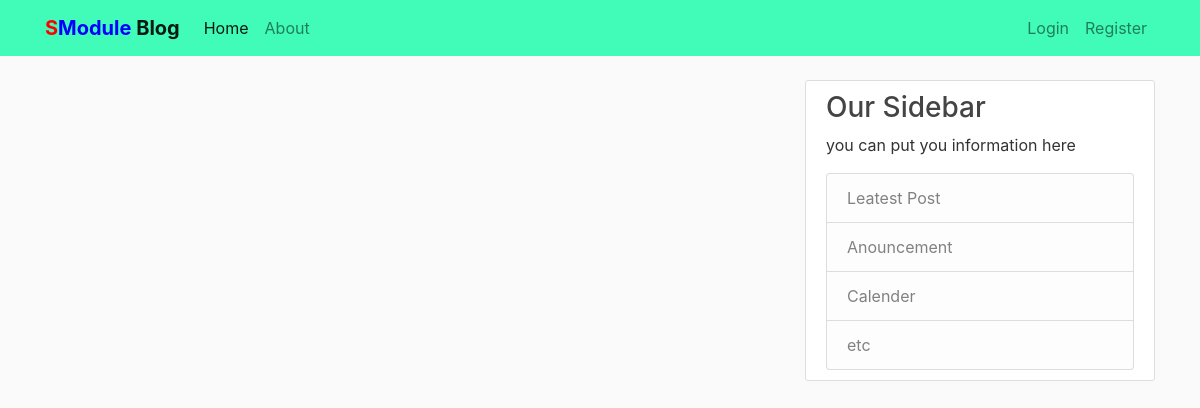
/, run on an earlier commit of the app's database.
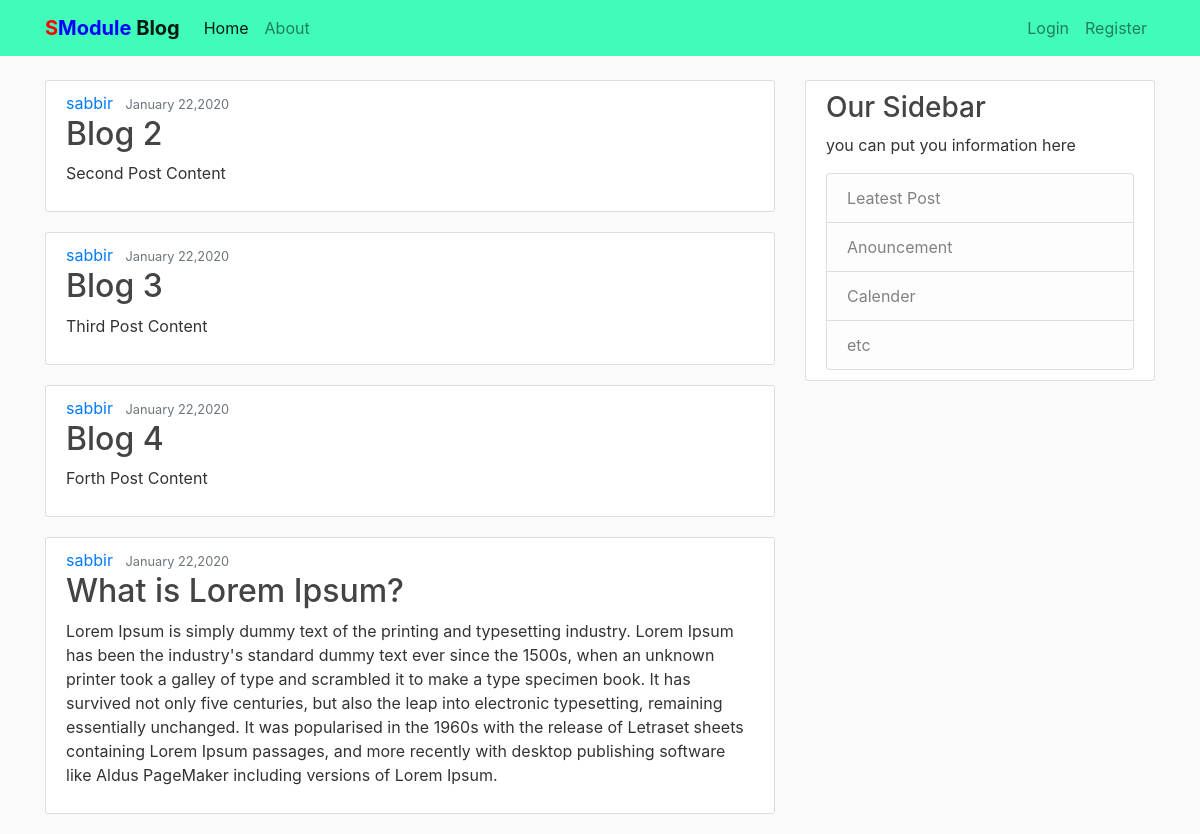
And on a later commit of the database.
### blog/models.py (models this page shows, shortened)
class Posts(models.Model):
    title = models.CharField(max_length=100)
    content = models.TextField()
    date_posted = models.DateTimeField(default=timezone.now)
    author = models.ForeignKey(User, on_delete=models.CASCADE)

### blog/views.py (the view)
# urls.py: 2. Add a URL to urlpatterns:  path('', views.home, name='home')
def home(request):
    context = {
        'posts':Posts.objects.all()
    }
    return render(request,'blog/home.html', context)

### blog/templates/blog/home.html
{% extends "blog/base.html" %}
{% block content %}
    {% for post in posts %}
      <article class="media content-section">
        <div class="media-body">
          <div class="article-metadata">
            <a href="#" class="mr-2">{{ post.author }}</a>
            <small class="text-muted">{{ post.date_posted|date:"F d,Y" }}</small>
          </div>
          <h2><a class="article-title" href="#">{{ post.title }}</a></h2>
          <p class="article-content">{{ post.content }}</p>
        </div>
      </article>
    {% endfor %}
{% endblock %}

### blog/templates/blog/base.html (shortened to what this page needs)
{% load static %}
<!DOCTYPE html>
<html lang="en" dir="ltr">
  <head>
    <link rel="stylesheet" href="https://stackpath.bootstrapcdn.com/bootstrap/4.4.1/css/bootstrap.min.css">
    <link rel="stylesheet" type="text/css" href="{% static 'blog/main.css' %}">
  </head>
  <body>
    <header>
      <nav class="navbar navbar-expand-lg navbar-light bg-light" style="background-color: #40FCB8 !important;">
        <div class="container">
          <div class="collapse navbar-collapse" id="navbarTogglerDemo01">
            <a class="navbar-brand" href="{% url 'blog-home' %}" style="font-weight:bold;"><span style="color:red;font-size:20px;">S</span><span style="color:blue;font-size:20px;">Module</span> Blog</a>
            <ul class="navbar-nav mr-auto mt-2 mt-lg-0">
              <li class="nav-item active">
                <a class="nav-link" href="{% url 'blog-home' %}">Home</a>
              </li>
              <li class="nav-item">
                <a class="nav-link" href="{% url 'blog-about' %}">About</a>
              </li>
            </ul>
            <div class="navbar-nav">
              {% if user.is_authenticated %}
                <a class="nav-item nav-link" href="{% url 'profile' %}">Profile</a>
                <a class="nav-item nav-link" href="{% url 'logout' %}">Logout</a>
              {% else %}
                <a class="nav-item nav-link" href="{% url 'login' %}">Login</a>
                <a class="nav-item nav-link" href="{% url 'register' %}">Register</a>
              {% endif %}
            </div>
          </div>
        </div>
      </nav>
    </header>
    <main class="container " role="main">
      <br>
      <div class="row " >
        <div class="col-md-8">
          {% block content %} {% endblock %}
        </div>
        <div class="col-md-4">
          <div class="content-section">
            <h3>Our Sidebar</h3>
            <p>you can put you information here</p>
            <ul class="list-group">
              <li class="list-group-item list-group-item-light" >Leatest Post</li>
              <li class="list-group-item list-group-item-light" >Anouncement</li>
              <li class="list-group-item list-group-item-light" >Calender</li>
              <li class="list-group-item list-group-item-light" >etc</li>
            </ul>
          </div>
        </div>
      </div>
    </main>
  </body>
</html>

### blog/static/blog/main.css (style rules this page uses)
body { background: #fafafa; color: #333333; }
h1, h2, h3, h4, h5, h6 { color: #444444; }
ul { margin: 0; }
.content-section { background: #ffffff; padding: 10px 20px; border: 1px solid #dddddd; border-radius: 3px; margin-bottom: 20px; }
.article-title { color: #444444; }

What changed in the data, as far as the page shows it:
added Posts: author "sabbir", date_posted "January 22,2020", title "Blog 2", content "Second Post Content"
added Posts: author "sabbir", date_posted "January 22,2020", title "Blog 3", content "Third Post Content"
added Posts: author "sabbir", date_posted "January 22,2020", title "Blog 4", content "Forth Post Content"
added Posts: author "sabbir", date_posted "January 22,2020", title "What is Lorem Ipsum?", content "Lorem Ipsum is simply dummy text of the printing and typesetting industry. Lorem Ipsum has been the industry's standard dummy text ever since the 1500s, when an unknown printer took a galley of type and scrambled it to make a type specimen book. It has survived not only five centuries, but also the leap into electronic typesetting, remaining essentially unchanged. It was popularised in the 1960s with the release of Letraset sheets containing Lorem Ipsum passages, and more recently with desktop publishing software like Aldus PageMaker including versions of Lorem Ipsum."
